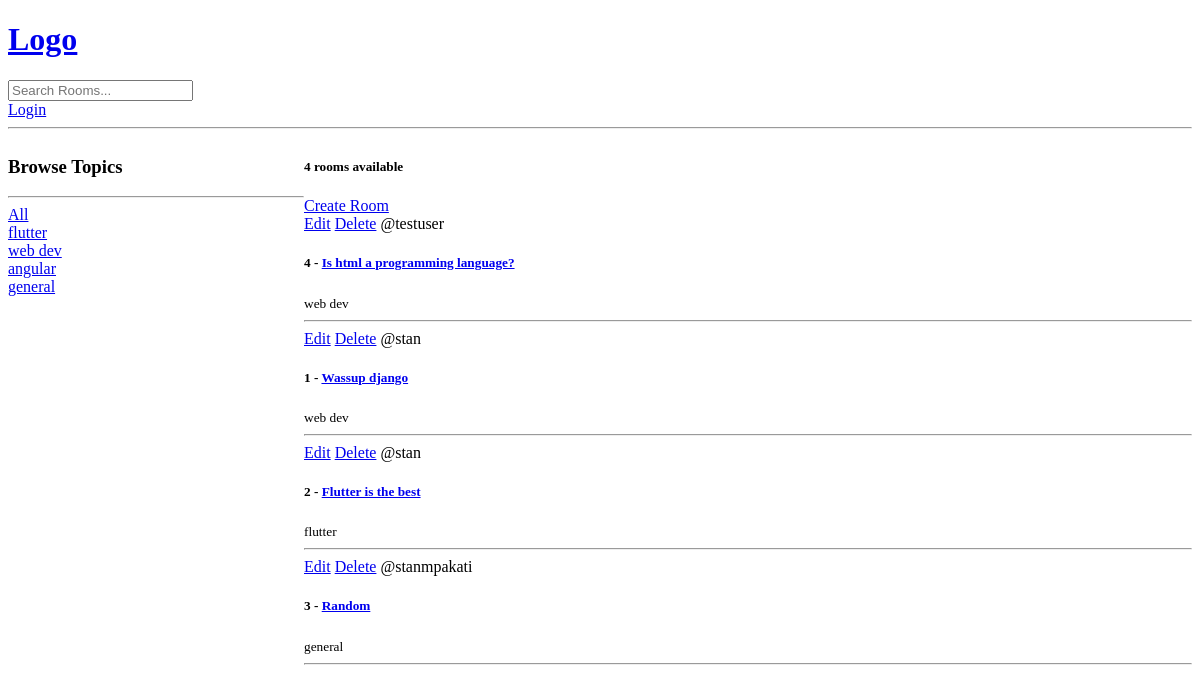
The app's page /, older data.
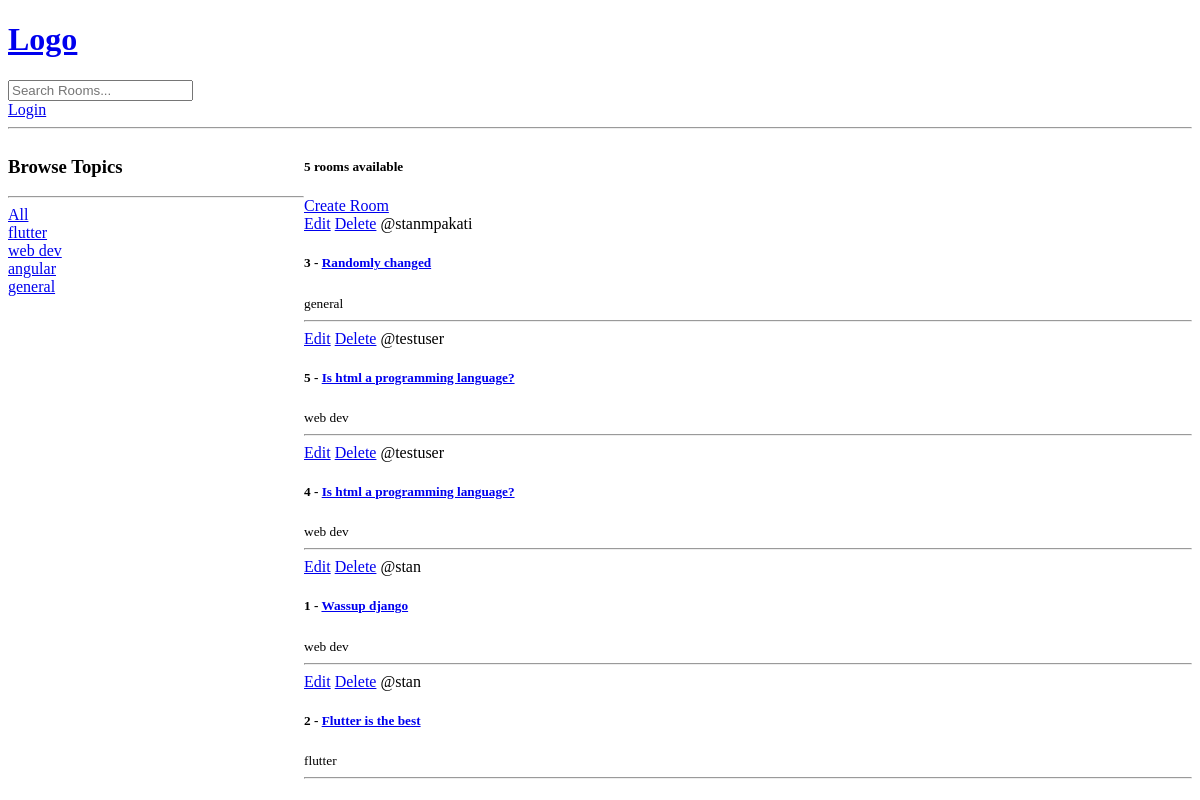
The same page, newer data.
### base/models.py (models this page shows, shortened)
class Topic(models.Model):
    name = models.CharField(max_length=200)

class Room(models.Model):
    host = models.ForeignKey(User, on_delete=models.SET_NULL, null=True)
    topic = models.ForeignKey(Topic, on_delete=models.SET_NULL, null=True)
    name = models.CharField(max_length=200)
    description = models.TextField(null=True, blank=True)
    updated = models.DateTimeField(auto_now=True)
    created = models.DateTimeField(auto_now_add=True)
    class Meta:
        ordering = ['-updated', '-created']

### base/views.py (the view)
# urls.py: path('', views.home, name='home'),
def home(req):
    q = req.GET.get('q') if req.GET.get('q') != None else ''
    rooms = Room.objects.filter(
        Q(topic__name__icontains=q) |
        Q(name__icontains=q) |
        Q(description__icontains=q)
        )
    topics = Topic.objects.all()
    room_count = rooms.count()
    context = {'rooms': rooms, 'topics': topics, 'room_count': room_count}
    return render(req, 'base/home.html', context)

### base/templates/base/home.html (shortened to what this page needs)
{% extends 'main.html'%} {% block content %}
<div class="home-container">
  <div>
    <h3>Browse Topics</h3>
    <hr />
    <div>
      <div>
        <a href="{% url 'home' %}">All</a>
      </div>
      {% for topic in topics %}
      <div>
        <a href="{% url 'home' %}?q={{topic.name}}">{{ topic.name }}</a>
      </div>
      {% endfor%}
    </div>
  </div>
  <div>
    <h5>{{room_count}} rooms available</h5>
    <a href="{% url 'create-room' %}">Create Room</a>
    <div>
      {% for room in rooms %}
      <div>
        <a href="{% url 'update-room' room.id %}">Edit</a>
        <a href="{% url 'delete-room' room.id %}">Delete</a>
        <span>@{{room.host.username}}</span>
        <h5>
          {{ room.id}} - <a href="{% url 'room' room.id %}">{{room.name}}</a>
        </h5>
        <small>{{room.topic.name}}</small>
        <hr />
      </div>
      {% endfor %}
    </div>
  </div>
</div>
{% endblock content%}

### templates/main.html (shortened to what this page needs)
<!DOCTYPE html>
<html lang="en">
  <head>
  </head>
  <body>
    {% include 'navbar.html' %}  {% block content %} {% endblock%}
  </body>
</html>

### templates/navbar.html
<a href="/"><h1>Logo</h1></a>
<form action="{% url 'home' %}" method="GET">
  <input type="text" name="q" placeholder="Search Rooms..." />
</form>
{% if request.user.is_authenticated %}
<a href="{% url 'logout' %}">Logout</a>
{% else %}
<a href="{% url 'login' %}">Login</a>
{% endif %}
<hr />

### base/templates/base/home.html (style rules this page uses)
.home-container { display: grid; grid-template-columns: 1fr 3fr; }

Row changes from the older to the newer data that the page shows:
changed Room "stanmpakati": name "Random" → "Randomly changed"; moves up the list
added Room: host.username "testuser", id "5", name "Is html a programming language?", topic.name "web dev"
Text that changed along with them:
{{ room_count }}: "4" → "5"
